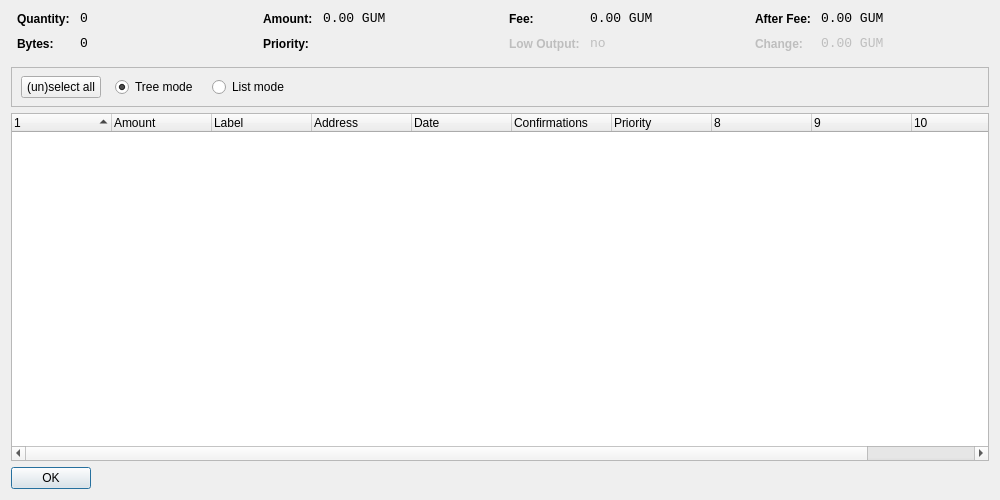
<?xml version="1.0" encoding="UTF-8"?>
<ui version="4.0">
 <class>CoinControlDialog</class>
 <widget class="QDialog" name="CoinControlDialog">
  <property name="geometry">
   <rect>
    <x>0</x>
    <y>0</y>
    <width>1000</width>
    <height>500</height>
   </rect>
  </property>
  <property name="windowTitle">
   <string>Coin Control</string>
  </property>
  <layout class="QVBoxLayout" name="verticalLayout">
   <item>
    <layout class="QHBoxLayout" name="horizontalLayoutTop" stretch="0,0,0,0">
     <property name="topMargin">
      <number>0</number>
     </property>
     <property name="bottomMargin">
      <number>10</number>
     </property>
     <item>
      <layout class="QFormLayout" name="formLayoutCoinControl1">
       <property name="horizontalSpacing">
        <number>10</number>
       </property>
       <property name="verticalSpacing">
        <number>10</number>
       </property>
       <property name="leftMargin">
        <number>6</number>
       </property>
       <property name="rightMargin">
        <number>6</number>
       </property>
       <item row="0" column="0">
        <widget class="QLabel" name="labelCoinControlQuantityText">
         <property name="styleSheet">
          <string notr="true">font-weight:bold;</string>
         </property>
         <property name="text">
          <string>Quantity:</string>
         </property>
        </widget>
       </item>
       <item row="0" column="1">
        <widget class="QLabel" name="labelCoinControlQuantity">
         <property name="font">
          <font>
           <family>Monospace</family>
           <pointsize>10</pointsize>
          </font>
         </property>
         <property name="cursor">
          <cursorShape>IBeamCursor</cursorShape>
         </property>
         <property name="contextMenuPolicy">
          <enum>Qt::ActionsContextMenu</enum>
         </property>
         <property name="text">
          <string notr="true">0</string>
         </property>
         <property name="textInteractionFlags">
          <set>Qt::LinksAccessibleByMouse|Qt::TextSelectableByKeyboard|Qt::TextSelectableByMouse</set>
         </property>
        </widget>
       </item>
       <item row="1" column="0">
        <widget class="QLabel" name="labelCoinControlBytesText">
         <property name="styleSheet">
          <string notr="true">font-weight:bold;</string>
         </property>
         <property name="text">
          <string>Bytes:</string>
         </property>
        </widget>
       </item>
       <item row="1" column="1">
        <widget class="QLabel" name="labelCoinControlBytes">
         <property name="font">
          <font>
           <family>Monospace</family>
           <pointsize>10</pointsize>
          </font>
         </property>
         <property name="cursor">
          <cursorShape>IBeamCursor</cursorShape>
         </property>
         <property name="contextMenuPolicy">
          <enum>Qt::ActionsContextMenu</enum>
         </property>
         <property name="text">
          <string notr="true">0</string>
         </property>
         <property name="textInteractionFlags">
          <set>Qt::LinksAccessibleByMouse|Qt::TextSelectableByKeyboard|Qt::TextSelectableByMouse</set>
         </property>
        </widget>
       </item>
      </layout>
     </item>
     <item>
      <layout class="QFormLayout" name="formLayoutCoinControl2">
       <property name="horizontalSpacing">
        <number>10</number>
       </property>
       <property name="verticalSpacing">
        <number>10</number>
       </property>
       <property name="leftMargin">
        <number>6</number>
       </property>
       <property name="rightMargin">
        <number>6</number>
       </property>
       <item row="0" column="0">
        <widget class="QLabel" name="labelCoinControlAmountText">
         <property name="styleSheet">
          <string notr="true">font-weight:bold;</string>
         </property>
         <property name="text">
          <string>Amount:</string>
         </property>
        </widget>
       </item>
       <item row="0" column="1">
        <widget class="QLabel" name="labelCoinControlAmount">
         <property name="font">
          <font>
           <family>Monospace</family>
           <pointsize>10</pointsize>
          </font>
         </property>
         <property name="cursor">
          <cursorShape>IBeamCursor</cursorShape>
         </property>
         <property name="contextMenuPolicy">
          <enum>Qt::ActionsContextMenu</enum>
         </property>
         <property name="text">
          <string notr="true">0.00 GUM</string>
         </property>
         <property name="textInteractionFlags">
          <set>Qt::LinksAccessibleByMouse|Qt::TextSelectableByKeyboard|Qt::TextSelectableByMouse</set>
         </property>
        </widget>
       </item>
       <item row="1" column="0">
        <widget class="QLabel" name="labelCoinControlPriorityText">
         <property name="styleSheet">
          <string notr="true">font-weight:bold;</string>
         </property>
         <property name="text">
          <string>Priority:</string>
         </property>
        </widget>
       </item>
       <item row="1" column="1">
        <widget class="QLabel" name="labelCoinControlPriority">
         <property name="font">
          <font>
           <family>Monospace</family>
           <pointsize>10</pointsize>
          </font>
         </property>
         <property name="cursor">
          <cursorShape>IBeamCursor</cursorShape>
         </property>
         <property name="contextMenuPolicy">
          <enum>Qt::ActionsContextMenu</enum>
         </property>
         <property name="text">
          <string/>
         </property>
         <property name="textInteractionFlags">
          <set>Qt::LinksAccessibleByMouse|Qt::TextSelectableByKeyboard|Qt::TextSelectableByMouse</set>
         </property>
        </widget>
       </item>
      </layout>
     </item>
     <item>
      <layout class="QFormLayout" name="formLayoutCoinControl3">
       <property name="horizontalSpacing">
        <number>10</number>
       </property>
       <property name="verticalSpacing">
        <number>10</number>
       </property>
       <property name="leftMargin">
        <number>6</number>
       </property>
       <property name="rightMargin">
        <number>6</number>
       </property>
       <item row="0" column="0">
        <widget class="QLabel" name="labelCoinControlFeeText">
         <property name="styleSheet">
          <string notr="true">font-weight:bold;</string>
         </property>
         <property name="text">
          <string>Fee:</string>
         </property>
        </widget>
       </item>
       <item row="0" column="1">
        <widget class="QLabel" name="labelCoinControlFee">
         <property name="font">
          <font>
           <family>Monospace</family>
           <pointsize>10</pointsize>
          </font>
         </property>
         <property name="cursor">
          <cursorShape>IBeamCursor</cursorShape>
         </property>
         <property name="contextMenuPolicy">
          <enum>Qt::ActionsContextMenu</enum>
         </property>
         <property name="text">
          <string notr="true">0.00 GUM</string>
         </property>
         <property name="textInteractionFlags">
          <set>Qt::LinksAccessibleByMouse|Qt::TextSelectableByKeyboard|Qt::TextSelectableByMouse</set>
         </property>
        </widget>
       </item>
       <item row="1" column="0">
        <widget class="QLabel" name="labelCoinControlLowOutputText">
         <property name="enabled">
          <bool>false</bool>
         </property>
         <property name="styleSheet">
          <string notr="true">font-weight:bold;</string>
         </property>
         <property name="text">
          <string>Low Output:</string>
         </property>
        </widget>
       </item>
       <item row="1" column="1">
        <widget class="QLabel" name="labelCoinControlLowOutput">
         <property name="enabled">
          <bool>false</bool>
         </property>
         <property name="font">
          <font>
           <family>Monospace</family>
           <pointsize>10</pointsize>
          </font>
         </property>
         <property name="cursor">
          <cursorShape>IBeamCursor</cursorShape>
         </property>
         <property name="contextMenuPolicy">
          <enum>Qt::ActionsContextMenu</enum>
         </property>
         <property name="text">
          <string notr="true">no</string>
         </property>
         <property name="textInteractionFlags">
          <set>Qt::LinksAccessibleByMouse|Qt::TextSelectableByKeyboard|Qt::TextSelectableByMouse</set>
         </property>
        </widget>
       </item>
      </layout>
     </item>
     <item>
      <layout class="QFormLayout" name="formLayoutCoinControl4">
       <property name="horizontalSpacing">
        <number>10</number>
       </property>
       <property name="verticalSpacing">
        <number>10</number>
       </property>
       <property name="leftMargin">
        <number>6</number>
       </property>
       <property name="rightMargin">
        <number>6</number>
       </property>
       <item row="0" column="0">
        <widget class="QLabel" name="labelCoinControlAfterFeeText">
         <property name="styleSheet">
          <string notr="true">font-weight:bold;</string>
         </property>
         <property name="text">
          <string>After Fee:</string>
         </property>
        </widget>
       </item>
       <item row="0" column="1">
        <widget class="QLabel" name="labelCoinControlAfterFee">
         <property name="font">
          <font>
           <family>Monospace</family>
           <pointsize>10</pointsize>
          </font>
         </property>
         <property name="cursor">
          <cursorShape>IBeamCursor</cursorShape>
         </property>
         <property name="contextMenuPolicy">
          <enum>Qt::ActionsContextMenu</enum>
         </property>
         <property name="text">
          <string notr="true">0.00 GUM</string>
         </property>
         <property name="textInteractionFlags">
          <set>Qt::LinksAccessibleByMouse|Qt::TextSelectableByKeyboard|Qt::TextSelectableByMouse</set>
         </property>
        </widget>
       </item>
       <item row="1" column="0">
        <widget class="QLabel" name="labelCoinControlChangeText">
         <property name="enabled">
          <bool>false</bool>
         </property>
         <property name="styleSheet">
          <string notr="true">font-weight:bold;</string>
         </property>
         <property name="text">
          <string>Change:</string>
         </property>
        </widget>
       </item>
       <item row="1" column="1">
        <widget class="QLabel" name="labelCoinControlChange">
         <property name="enabled">
          <bool>false</bool>
         </property>
         <property name="font">
          <font>
           <family>Monospace</family>
           <pointsize>10</pointsize>
          </font>
         </property>
         <property name="cursor">
          <cursorShape>IBeamCursor</cursorShape>
         </property>
         <property name="contextMenuPolicy">
          <enum>Qt::ActionsContextMenu</enum>
         </property>
         <property name="text">
          <string notr="true">0.00 GUM</string>
         </property>
         <property name="textInteractionFlags">
          <set>Qt::LinksAccessibleByMouse|Qt::TextSelectableByKeyboard|Qt::TextSelectableByMouse</set>
         </property>
        </widget>
       </item>
      </layout>
     </item>
    </layout>
   </item>
   <item>
    <widget class="QFrame" name="frame">
     <property name="minimumSize">
      <size>
       <width>0</width>
       <height>40</height>
      </size>
     </property>
     <property name="frameShape">
      <enum>QFrame::StyledPanel</enum>
     </property>
     <property name="frameShadow">
      <enum>QFrame::Sunken</enum>
     </property>
     <widget class="QWidget" name="horizontalLayoutWidget">
      <property name="geometry">
       <rect>
        <x>10</x>
        <y>0</y>
        <width>781</width>
        <height>41</height>
       </rect>
      </property>
      <layout class="QHBoxLayout" name="horizontalLayoutPanel" stretch="0,0,0,0,0">
       <property name="spacing">
        <number>14</number>
       </property>
       <item>
        <widget class="QPushButton" name="pushButtonSelectAll">
         <property name="sizePolicy">
          <sizepolicy hsizetype="Maximum" vsizetype="Fixed">
           <horstretch>0</horstretch>
           <verstretch>0</verstretch>
          </sizepolicy>
         </property>
         <property name="text">
          <string>(un)select all</string>
         </property>
        </widget>
       </item>
       <item>
        <widget class="QRadioButton" name="radioTreeMode">
         <property name="sizePolicy">
          <sizepolicy hsizetype="Maximum" vsizetype="Fixed">
           <horstretch>0</horstretch>
           <verstretch>0</verstretch>
          </sizepolicy>
         </property>
         <property name="text">
          <string>Tree mode</string>
         </property>
         <property name="checked">
          <bool>true</bool>
         </property>
        </widget>
       </item>
       <item>
        <widget class="QRadioButton" name="radioListMode">
         <property name="sizePolicy">
          <sizepolicy hsizetype="Maximum" vsizetype="Fixed">
           <horstretch>0</horstretch>
           <verstretch>0</verstretch>
          </sizepolicy>
         </property>
         <property name="text">
          <string>List mode</string>
         </property>
        </widget>
       </item>
       <item>
        <spacer name="horizontalSpacer">
         <property name="orientation">
          <enum>Qt::Horizontal</enum>
         </property>
         <property name="sizeHint" stdset="0">
          <size>
           <width>40</width>
           <height>20</height>
          </size>
         </property>
        </spacer>
       </item>
      </layout>
     </widget>
    </widget>
   </item>
   <item>
    <widget class="CoinControlTreeWidget" name="treeWidget">
     <property name="contextMenuPolicy">
      <enum>Qt::CustomContextMenu</enum>
     </property>
     <property name="sortingEnabled">
      <bool>false</bool>
     </property>
     <property name="columnCount">
      <number>11</number>
     </property>
     <attribute name="headerShowSortIndicator" stdset="0">
      <bool>true</bool>
     </attribute>
     <attribute name="headerStretchLastSection">
      <bool>false</bool>
     </attribute>
     <column>
      <property name="text">
       <string/>
      </property>
     </column>
     <column>
      <property name="text">
       <string>Amount</string>
      </property>
     </column>
     <column>
      <property name="text">
       <string>Label</string>
      </property>
     </column>
     <column>
      <property name="text">
       <string>Address</string>
      </property>
     </column>
     <column>
      <property name="text">
       <string>Date</string>
      </property>
     </column>
     <column>
      <property name="text">
       <string>Confirmations</string>
      </property>
      <property name="toolTip">
       <string>Confirmed</string>
      </property>
     </column>
     <column>
      <property name="text">
       <string>Priority</string>
      </property>
     </column>
     <column>
      <property name="text">
       <string/>
      </property>
     </column>
     <column>
      <property name="text">
       <string/>
      </property>
     </column>
     <column>
      <property name="text">
       <string/>
      </property>
     </column>
     <column>
      <property name="text">
       <string/>
      </property>
     </column>
    </widget>
   </item>
   <item>
    <widget class="QDialogButtonBox" name="buttonBox">
     <property name="sizePolicy">
      <sizepolicy hsizetype="Maximum" vsizetype="Fixed">
       <horstretch>0</horstretch>
       <verstretch>0</verstretch>
      </sizepolicy>
     </property>
     <property name="orientation">
      <enum>Qt::Horizontal</enum>
     </property>
     <property name="standardButtons">
      <set>QDialogButtonBox::Ok</set>
     </property>
    </widget>
   </item>
  </layout>
 </widget>
 <customwidgets>
  <customwidget>
   <class>CoinControlTreeWidget</class>
   <extends>QTreeWidget</extends>
   <header>coincontroltreewidget.h</header>
  </customwidget>
 </customwidgets>
 <resources/>
 <connections/>
</ui>
